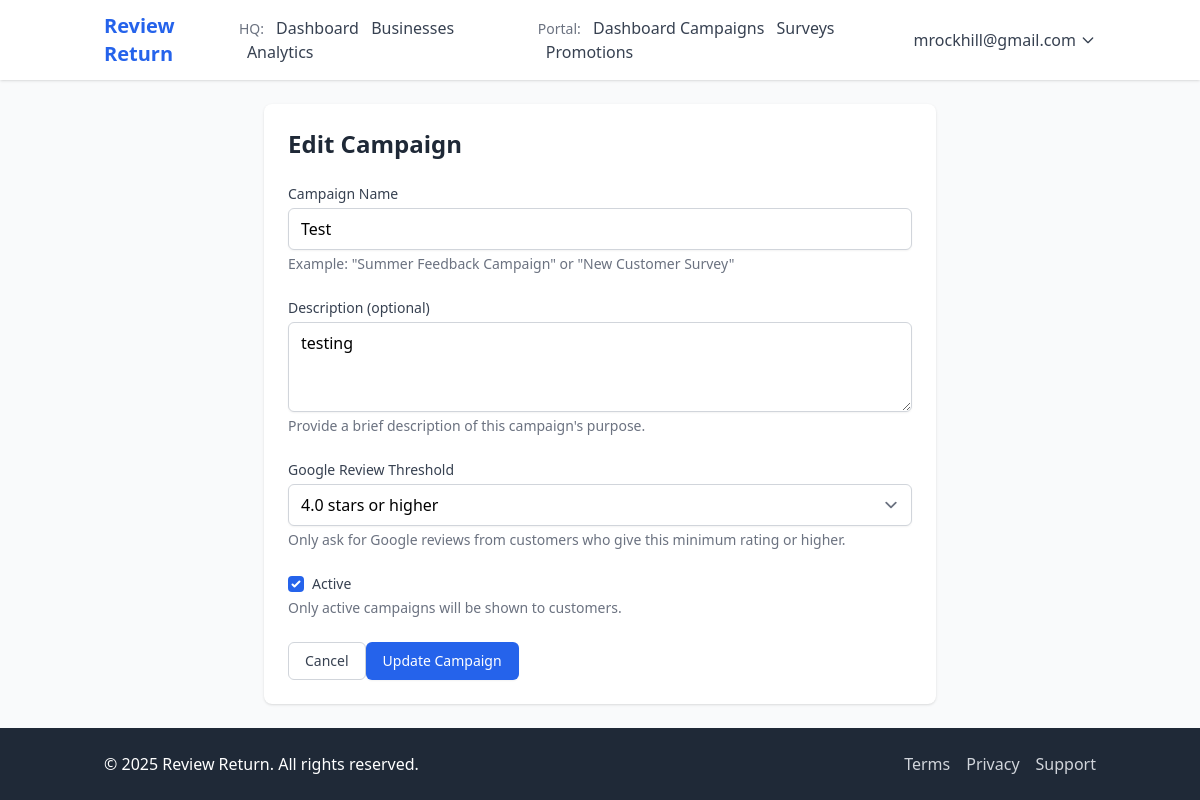
Page /portal/campaigns/1/edit/ (signed in) on the committed database.
### accounts/models.py (models this page shows, shortened)
class User(AbstractBaseUser, PermissionsMixin):
    email = models.EmailField(unique=True)
    first_name = models.CharField(max_length=150, blank=True)
    last_name = models.CharField(max_length=150, blank=True)
    is_staff = models.BooleanField(default=False)
    is_active = models.BooleanField(default=True)
    date_joined = models.DateTimeField(default=timezone.now)
    USERNAME_FIELD = 'email'
    REQUIRED_FIELDS = []
    objects = CustomUserManager()
    def get_full_name(self):
        return f"{self.first_name} {self.last_name}".strip() or self.email

### portal/models.py (models this page shows, shortened)
class Campaign(models.Model):
    business = models.ForeignKey(Business, on_delete=models.CASCADE, related_name='campaigns')
    name = models.CharField(max_length=200)
    description = models.TextField(blank=True, null=True)
    is_active = models.BooleanField(default=True)
    review_threshold = models.FloatField(default=4.0,
        help_text="Minimum average rating to prompt for a Google review")
    created_at = models.DateTimeField(auto_now_add=True)
    updated_at = models.DateTimeField(auto_now=True)

### portal/views.py (the view, shortened to what this page needs)
# urls.py: path('campaigns/<int:pk>/edit/', views.CampaignUpdateView.as_view(), name='campaign_update'),
class CampaignUpdateView(LoginRequiredMixin, UpdateView):
    model = Campaign
    template_name = 'portal/campaign_form.html'
    fields = ['name', 'description', 'is_active', 'review_threshold']
    success_url = reverse_lazy('portal:manage_campaigns')
    def get_queryset(self):
        return Campaign.objects.filter(business=self.request.user.business)

### templates/portal/campaign_form.html (shortened to what this page needs)
{% extends 'base.html' %}
{% block content %}
<div class="max-w-2xl mx-auto bg-white shadow rounded-lg p-6">
    <h1 class="text-2xl font-bold text-gray-800 mb-6">
        {% if campaign.id %}
            Edit Campaign
        {% else %}
            Create New Campaign
        {% endif %}
    </h1>
    <form method="post" class="space-y-6">
        <div>
            <label for="id_name" class="block text-sm font-medium text-gray-700">Campaign Name</label>
            <input type="text" name="name" id="id_name" value="{{ campaign.name }}" required
                   class="mt-1 block w-full rounded-md border-gray-300 shadow-sm focus:border-blue-500 focus:ring-blue-500">
            <p class="text-sm text-gray-500 mt-1">
                Example: "Summer Feedback Campaign" or "New Customer Survey"
            </p>
        </div>
        <div>
            <label for="id_description" class="block text-sm font-medium text-gray-700">Description (optional)</label>
            <textarea name="description" id="id_description" rows="3"
                      class="mt-1 block w-full rounded-md border-gray-300 shadow-sm focus:border-blue-500 focus:ring-blue-500">{{ campaign.description }}</textarea>
            <p class="text-sm text-gray-500 mt-1">
                Provide a brief description of this campaign's purpose.
            </p>
        </div>
        <div>
            <label for="id_review_threshold" class="block text-sm font-medium text-gray-700">Google Review Threshold</label>
            <select name="review_threshold" id="id_review_threshold"
                   class="mt-1 block w-full rounded-md border-gray-300 shadow-sm focus:border-blue-500 focus:ring-blue-500">
                <option value="4.0" {% if campaign.review_threshold == 4.0 %}selected{% endif %}>4.0 stars or higher</option>
            </select>
            <p class="text-sm text-gray-500 mt-1">
                Only ask for Google reviews from customers who give this minimum rating or higher.
            </p>
        </div>
        <div>
            <div class="flex items-center">
                <input type="checkbox" name="is_active" id="id_is_active"
                       {% if campaign.is_active %}checked{% endif %}
                       class="h-4 w-4 text-blue-600 focus:ring-blue-500 border-gray-300 rounded">
                <label for="id_is_active" class="ml-2 block text-sm text-gray-700">
                    Active
                </label>
            </div>
            <p class="text-sm text-gray-500 mt-1">
                Only active campaigns will be shown to customers.
            </p>
        </div>
        <div class="flex justify-end space-x-3 pt-4">
            <a href="{% url 'portal:manage_campaigns' %}" class="px-4 py-2 border border-gray-300 rounded-md text-sm font-medium text-gray-700 bg-white hover:bg-gray-50 focus:outline-none focus:ring-2 focus:ring-offset-2 focus:ring-blue-500">
                Cancel
            </a>
            <button type="submit" class="px-4 py-2 border border-transparent rounded-md shadow-sm text-sm font-medium text-white bg-blue-600 hover:bg-blue-700 focus:outline-none focus:ring-2 focus:ring-offset-2 focus:ring-blue-500">
                {% if campaign.id %}
                    Update Campaign
                {% else %}
                    Create Campaign
                {% endif %}
            </button>
        </div>
    </form>
</div>
{% endblock %}

### templates/base.html (shortened to what this page needs)
<!DOCTYPE html>
<html lang="en">
<head>
    {% load static %}
    {% load tailwind_tags %}
    {% tailwind_css %}
</head>
<body class="bg-gray-50 min-h-screen flex flex-col">
    <header class="bg-white shadow">
        <nav class="container mx-auto px-4 py-3 flex justify-between items-center">
            <div class="flex items-center">
                <a href="/" class="text-xl font-bold text-blue-600">Review Return</a>
            </div>
            <div class="flex items-center space-x-4">
                {% if user.is_authenticated %}
                    {% if user.is_staff %}
                        <div class="flex items-center space-x-4">
                            <div class="mr-4">
                                <span class="text-sm text-gray-500">HQ:</span>
                                <a href="{% url 'hq:home' %}" class="text-gray-700 hover:text-blue-600 ml-2">Dashboard</a>
                                <a href="{% url 'hq:business_list' %}" class="text-gray-700 hover:text-blue-600 ml-2">Businesses</a>
                                <a href="{% url 'hq:analytics' %}" class="text-gray-700 hover:text-blue-600 ml-2">Analytics</a>
                            </div>
                            <div>
                                <span class="text-sm text-gray-500">Portal:</span>
                                <a href="{% url 'portal:dashboard' %}" class="text-gray-700 hover:text-blue-600 ml-2">Dashboard</a>
                                <a href="{% url 'portal:manage_campaigns' %}" class="text-gray-700 hover:text-blue-600">Campaigns</a>
                                <a href="{% url 'portal:manage_surveys' %}" class="text-gray-700 hover:text-blue-600 ml-2">Surveys</a>
                                <a href="{% url 'portal:manage_promotions' %}" class="text-gray-700 hover:text-blue-600 ml-2">Promotions</a>
                            </div>
                        </div>
                    {% endif %}
                    <div class="relative inline-block text-left group">
                        <button class="text-gray-700 hover:text-blue-600 flex items-center">
                            {% if user.get_full_name %}
                                {{ user.get_full_name }}
                            {% else %}
                                {{ user.email }}
                            {% endif %}
                            <svg class="h-4 w-4 ml-1" fill="none" stroke="currentColor" viewBox="0 0 24 24">
                                <path stroke-linecap="round" stroke-linejoin="round" stroke-width="2" d="M19 9l-7 7-7-7"></path>
                            </svg>
                        </button>
                    </div>
                {% else %}
                    <a href="{% url 'accounts:login' %}" class="text-gray-700 hover:text-blue-600">Login</a>
                    <a href="{% url 'accounts:business_signup' %}" class="bg-blue-600 hover:bg-blue-700 text-white px-4 py-2 rounded-md">Sign Up</a>
                {% endif %}
            </div>
        </nav>
    </header>
    <main class="container mx-auto px-4 py-6 flex-grow">
        {% block content %}{% endblock %}
    </main>
    <footer class="bg-gray-800 text-white py-6 mt-auto">
        <div class="container mx-auto px-4">
            <div class="flex flex-col md:flex-row justify-between items-center">
                <div class="mb-4 md:mb-0">
                    <p>&copy; {% now "Y" %} Review Return. All rights reserved.</p>
                </div>
                <div class="flex space-x-4">
                    <a href="#" class="text-gray-300 hover:text-white">Terms</a>
                    <a href="#" class="text-gray-300 hover:text-white">Privacy</a>
                    <a href="#" class="text-gray-300 hover:text-white">Support</a>
                </div>
            </div>
        </div>
    </footer>
</body>
</html>

### rows in the picture
User: get_full_name "mrockhill@gmail.com"
Campaign: name "Test", description "testing", review_threshold "4.0 stars or higher", is_active "☑"
